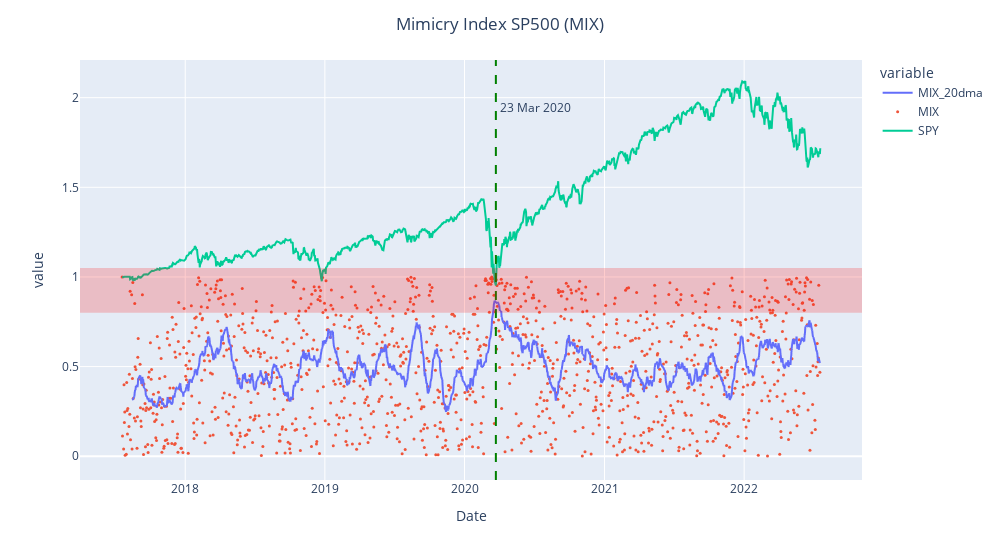

This figure's notebook cell:
### Code cell
import plotly.express as px
from datetime import datetime as dt
import plotly.graph_objects as go

fig=px.line(murmuration, x='Date',y=['MIX_20dma'],width=1000)
fig.add_trace(go.Scatter(x=murmuration.Date, y=murmuration['MIX'],                    mode='markers',
                    name='MIX'))
spy=web.DataReader('spy', 'yahoo')['Adj Close']
spx=spy/spy[0]
# fig.add_trace(go.Scatter(x=month, y=low_2014, name = 'Low 2014',
#                          line=dict(color='royalblue', width=4)))                    
fig.add_trace(go.Scatter(y=spx.values,x=spx.index,name="SPY"))
# fig.add_hline(0.5)
fig.update_traces(marker_size=3)
# fig.add_vline(x=dt(2018,12,21))
# fig.add_vline(x=dt(2018,4,2))

# fig.add_vline(x=dt(2019,6,3))
fig.add_vline(x=dt(2020,3,23),line_width=2, line_dash="dash", line_color="green")
# ,annotation_text="23 Mar 2020", annotation_position="top left")
fig.add_hrect(y0=0.8, y1=1.05, line_width=0, fillcolor="red", opacity=0.2)
# fig.add_vline(x=dt(2020,9,24))
# fig.add_vline(x=dt(2020,10,30))
# fig.add_vline(x=dt(2022,6,16))
fig.add_annotation(x=dt(2020,3,23), y=2.0,
            text="23 Mar 2020",
            showarrow=False,
            xshift=40,
            yshift=-10,
            )

fig.update_layout(title='Mimicry Index SP500 (MIX)', title_x=0.5)
fig

### Figure 1 — Plotly figure (JSON) as saved in the notebook; plotly's stock layout.template omitted (floating-point values rounded to 4 significant figures; data arrays with more than 128 entries replaced by an {"elided": "..."} marker saying what was removed)
{"data": [{"hovertemplate": "variable=MIX_20dma<br>Date=%{x}<br>value=%{y}<extra></extra>", "legendgroup": "MIX_20dma", "line": {"color": "#636efa", "dash": "solid"}, "marker": {"size": 3}, "mode": "lines", "name": "MIX_20dma", "showlegend": true, "type": "scattergl", "x": {"elided": "1257 str values"}, "xaxis": "x", "y": {"elided": "1257 float values"}, "yaxis": "y"}, {"marker": {"size": 3}, "mode": "markers", "name": "MIX", "type": "scatter", "x": {"elided": "1257 str values"}, "y": {"elided": "1257 float values"}}, {"marker": {"size": 3}, "name": "SPY", "type": "scatter", "x": {"elided": "1258 str values"}, "y": {"elided": "1258 float values"}}], "layout": {"annotations": [{"showarrow": false, "text": "23 Mar 2020", "x": "2020-03-23T00:00:00", "xshift": 40, "y": 2, "yshift": -10}], "legend": {"title": {"text": "variable"}, "tracegroupgap": 0}, "margin": {"t": 60}, "shapes": [{"line": {"color": "green", "dash": "dash", "width": 2}, "type": "line", "x0": "2020-03-23T00:00:00", "x1": "2020-03-23T00:00:00", "xref": "x", "y0": 0, "y1": 1, "yref": "y domain"}, {"fillcolor": "red", "line": {"width": 0}, "opacity": 0.2, "type": "rect", "x0": 0, "x1": 1, "xref": "x domain", "y0": 0.8, "y1": 1.05, "yref": "y"}], "title": {"text": "Mimicry Index SP500 (MIX)", "x": 0.5}, "width": 1000, "xaxis": {"anchor": "y", "domain": [0, 1], "title": {"text": "Date"}}, "yaxis": {"anchor": "x", "domain": [0, 1], "title": {"text": "value"}}}}
